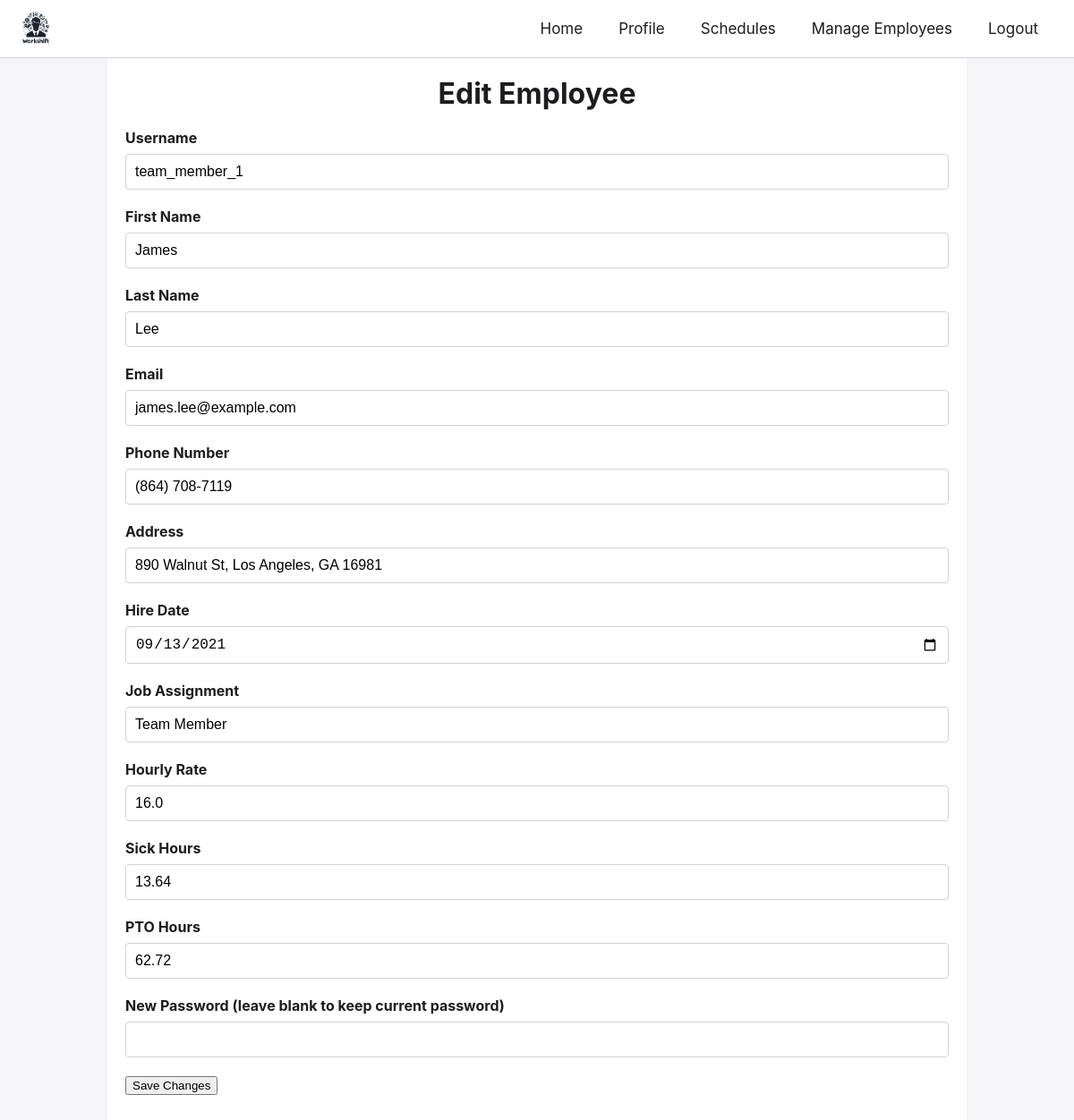
/edit_employee/team_member_1 (signed in), run on the app's committed database.
### classes/user.py (models this page shows, shortened)
class User(db.Model):
    __tablename__ = 'users'
    username = db.Column(db.String(80), primary_key=True)
    password_hash = db.Column(db.String(128), nullable=False)
    first_name = db.Column(db.String(80))
    last_name = db.Column(db.String(80))
    email = db.Column(db.String(120))
    phone = db.Column(db.String(20))
    address = db.Column(db.String(200))
    sick_hours = db.Column(db.Float, default=0)
    pto_hours = db.Column(db.Float, default=0)
    hourly_rate = db.Column(db.Float)
    job_assignment = db.Column(db.String(80))
    hire_date = db.Column(db.String(20))
    role = db.Column(db.String(20), default='employee')
    schedules = db.relationship('Schedule', backref='user', lazy=True)

### app.py (the view, shortened to what this page needs)
@app.route('/edit_employee/<username>', methods=['GET', 'POST'])
@admin_required
def edit_employee(username):
    user = User.query.filter_by(username=username).first()
    if not user or user.role == 'admin':
        flash('Employee not found.', 'error')
        return redirect(url_for('manage_employees'))
    return render_template('edit_employee.html', user=user, role='admin')

### templates/edit_employee.html (shortened to what this page needs)
<!DOCTYPE html>
<html lang="en">
<head>
    <link rel="stylesheet" href="{{ url_for('static', filename='styles.css') }}">
</head>
<body>
    {% include 'navbar.html' %}
    <div class="content-container">
        <h1>Edit Employee</h1>
        <form action="{{ url_for('edit_employee', username=user.username) }}" method="POST">
            <div class="input-group">
                <label for="username">Username</label>
                <input type="text" id="username" name="username" value="{{ user.username }}" readonly>
            </div>
            <div class="input-group">
                <label for="first_name">First Name</label>
                <input type="text" id="first_name" name="first_name" value="{{ user.first_name }}" required>
            </div>
            <div class="input-group">
                <label for="last_name">Last Name</label>
                <input type="text" id="last_name" name="last_name" value="{{ user.last_name }}" required>
            </div>
            <div class="input-group">
                <label for="email">Email</label>
                <input type="email" id="email" name="email" value="{{ user.email }}" required>
            </div>
            <div class="input-group">
                <label for="phone">Phone Number</label>
                <input type="text" id="phone" name="phone" value="{{ user.phone }}" required>
            </div>
            <div class="input-group">
                <label for="address">Address</label>
                <input type="text" id="address" name="address" value="{{ user.address }}" required>
            </div>
            <div class="input-group">
                <label for="hire_date">Hire Date</label>
                <input type="date" id="hire_date" name="hire_date" value="{{ user.hire_date }}" required>
            </div>
            <div class="input-group">
                <label for="job_assignment">Job Assignment</label>
                <input type="text" id="job_assignment" name="job_assignment" value="{{ user.job_assignment }}" required>
            </div>
            <div class="input-group">
                <label for="hourly_rate">Hourly Rate</label>
                <input type="number" step="0.01" id="hourly_rate" name="hourly_rate" value="{{ user.hourly_rate }}" required>
            </div>
            <div class="input-group">
                <label for="sick_hours">Sick Hours</label>
                <input type="number" step="0.1" id="sick_hours" name="sick_hours" value="{{ user.sick_hours }}">
            </div>
            <div class="input-group">
                <label for="pto_hours">PTO Hours</label>
                <input type="number" step="0.1" id="pto_hours" name="pto_hours" value="{{ user.pto_hours }}">
            </div>
            <div class="input-group">
                <label for="password">New Password (leave blank to keep current password)</label>
                <input type="password" id="password" name="password">
            </div>
            <div class="input-group">
                <button type="submit">Save Changes</button>
            </div>
        </form>
    </div>
</body>
</html>

### static/styles.css (style rules this page uses)
*, *::before, *::after { box-sizing: border-box; }
body { margin: 0; font-family: -apple-system, BlinkMacSystemFont, 'Segoe UI', Roboto, Oxygen, Ubuntu, Cantarell, 'Open Sans', 'Helvetica Neue', sans-serif; color: #1d1d1f; background-color: #f5f5f7; }
.content-container { width: 80%; margin: 0 auto; padding: 20px; background-color: white; }
.content-container h1 { text-align: center; margin-top: 0; margin-bottom: 20px; }
.input-group { margin-bottom: 20px; }
.input-group label { display: block; margin-bottom: 8px; font-weight: bold; }
.input-group input, .input-group textarea, .input-group select { width: 100%; padding: 10px; border: 1px solid #d2d2d7; border-radius: 4px; font-size: 16px; resize: vertical; }

### data on the page
User: username "team_member_1", first_name "James", last_name "Lee", email "james.lee@example.com", phone "(864) 708-7119", address "890 Walnut St, Los Angeles, GA 16981", hire_date "09/13/2021", job_assignment "Team Member", hourly_rate "16.0", sick_hours "13.64", pto_hours "62.72"
